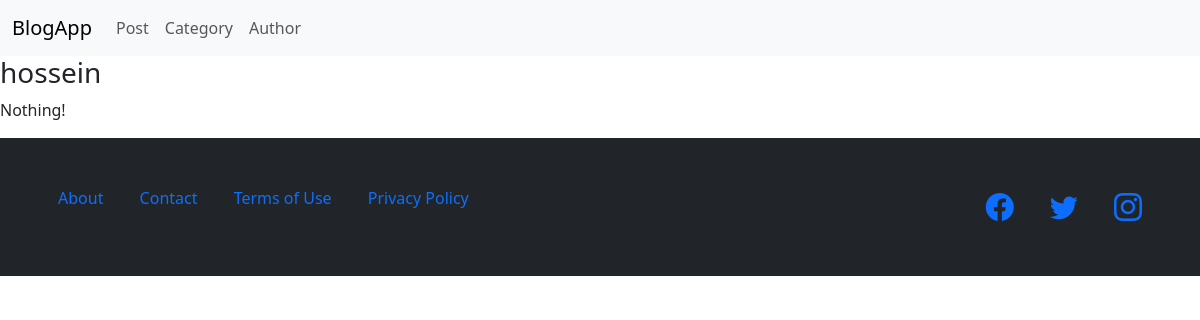
The page /authors/1/ on the database as committed earlier.
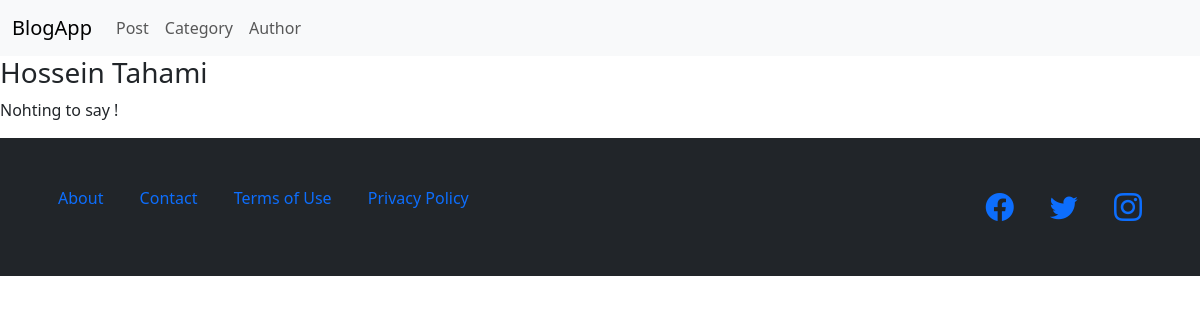
The same page on the database as committed later.
### BlogApp/models.py (models this page shows, shortened)
class Author(models.Model):
    name = models.CharField(max_length=200)
    bio = models.TextField()

### BlogApp/views.py (the view)
# urls.py: path('authors/<int:author_id>/', views.author_details)
def author_details(request, author_id):
    detail = Author.objects.get(id = author_id)
    return render(request, 'author_details.html', {'detail': detail})

### template/author_details.html
{% extends 'base.html' %}
{% block content %}
<h3>{{ detail.name }}</h3>
<p>{{ detail.bio }}</p>
{%endblock%}

Rows that differ between the two databases and show on the page:
changed Author: name "hossein" → "Hossein Tahami"; bio "Nothing!" → "Nohting to say !"
